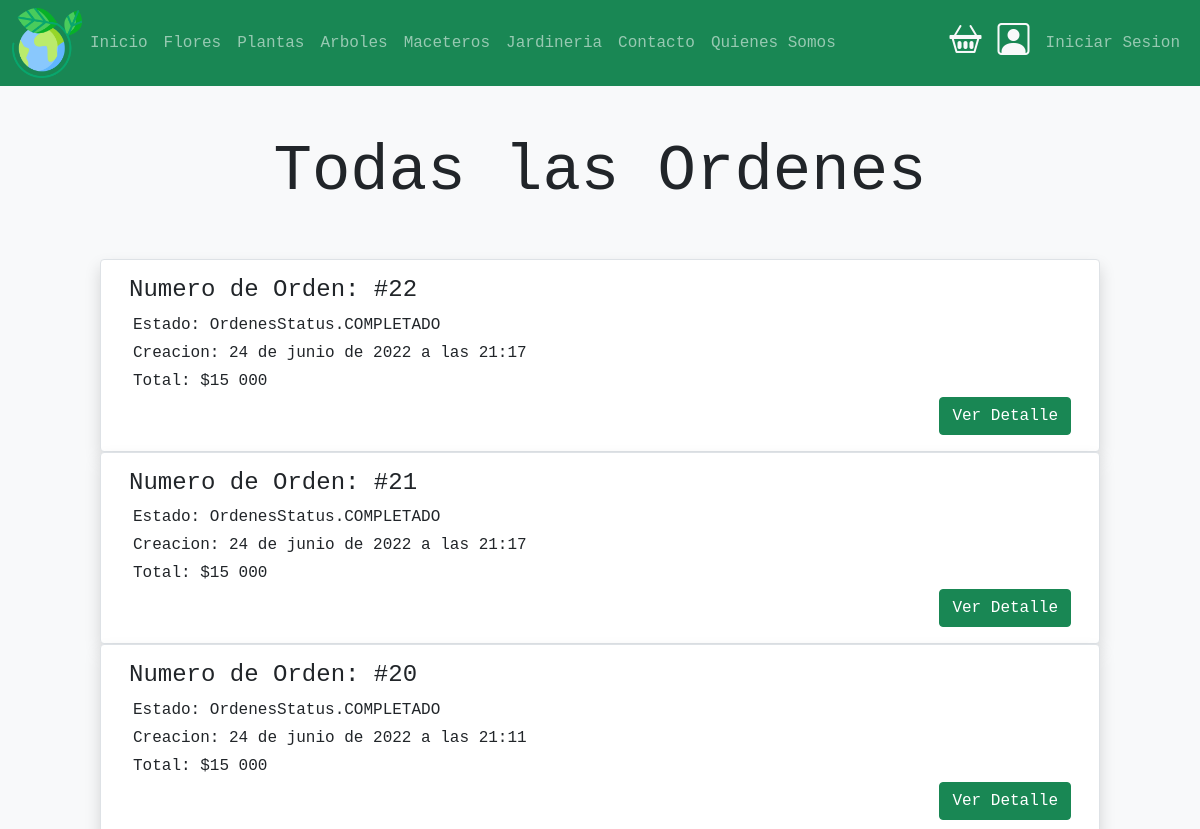
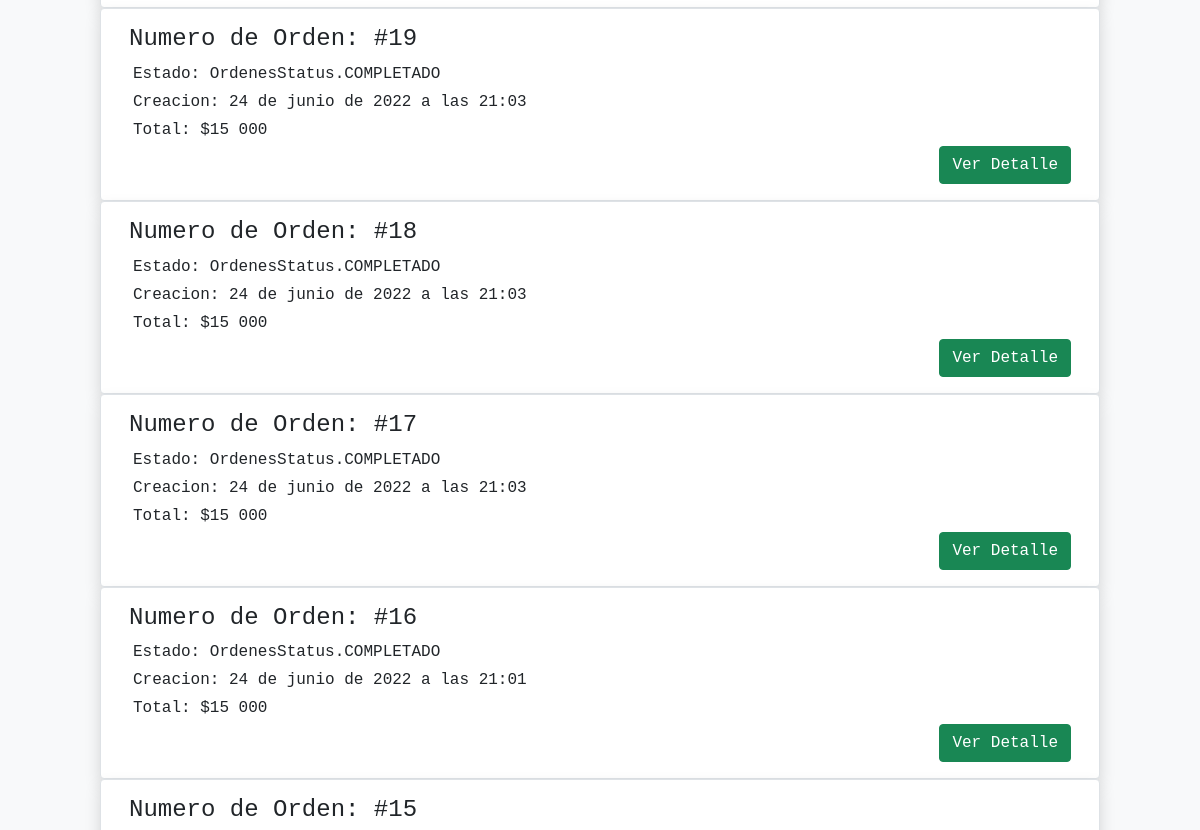
/orden/allOrdenes (upper part), run on an earlier commit of the app's database (2 pictures, top to bottom).
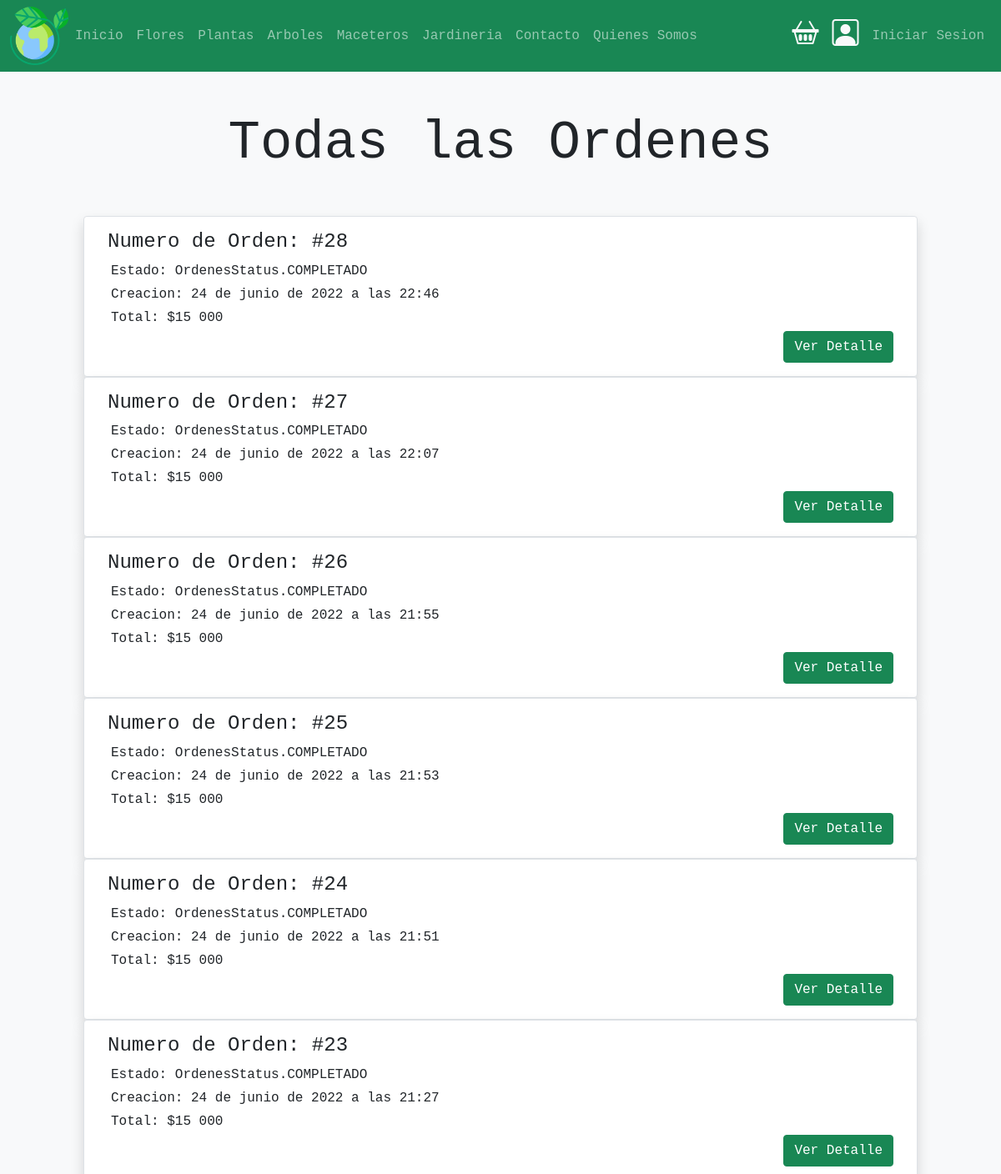
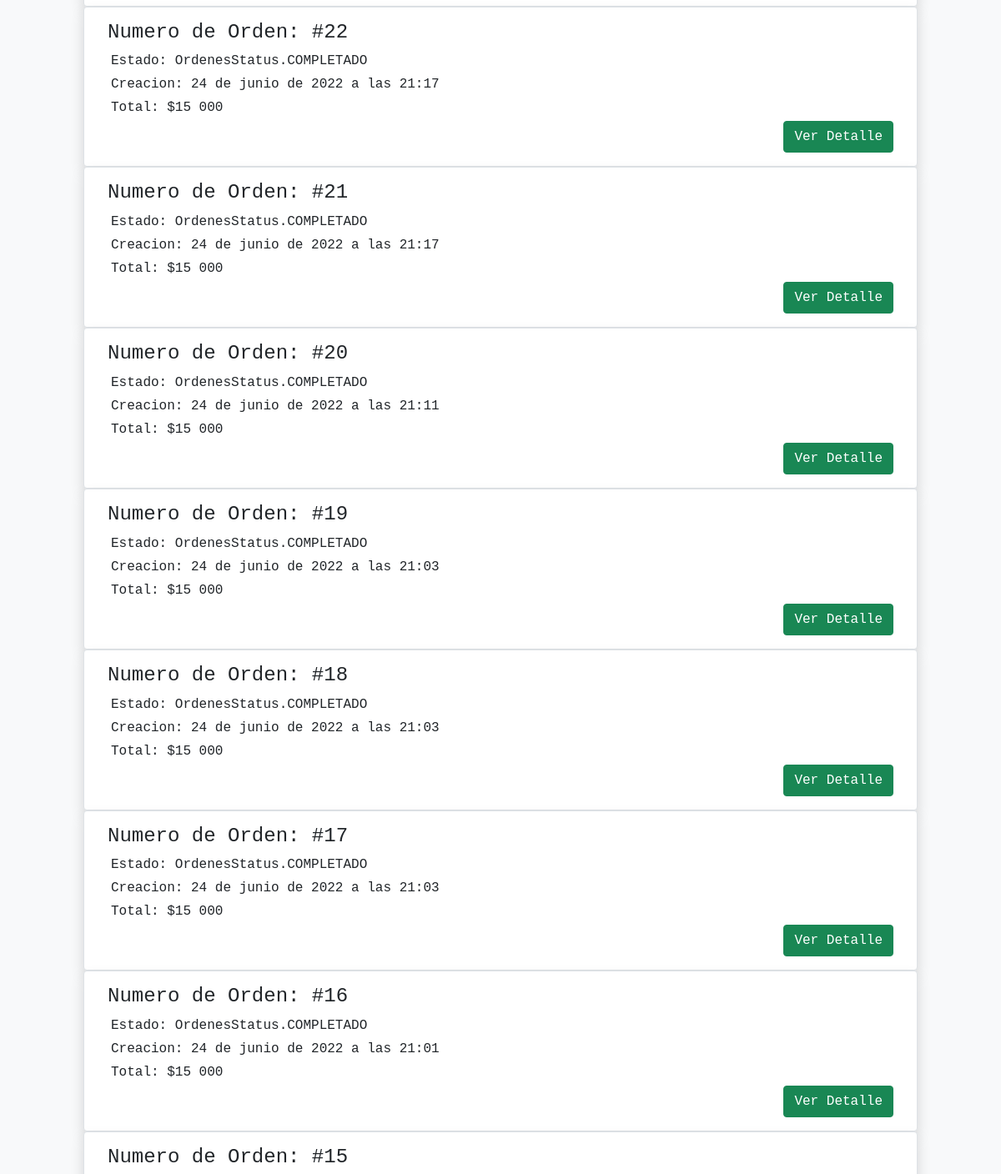
And on a later commit of the database (2 pictures, top to bottom).
### ordenes/models.py (models this page shows, shortened)
class Ordenes(models.Model):
    orden_id = models.CharField(max_length=100, null=False, blank=False, unique=True)
    usuario = models.ForeignKey(User, on_delete = models.CASCADE)
    carrito = models.ForeignKey(Carrito, on_delete = models.CASCADE)
    status = models.CharField(max_length=50, choices=choices, default=OrdenesStatus.CREADO)
    total = models.IntegerField(default=0)
    envio = models.IntegerField(default=15000)
    creacion = models.DateTimeField(auto_now_add=True)
    direccion_envio = models.CharField( max_length=200 ,null=True , blank=True,)

### ordenes/views.py (the view)
# urls.py: path('allOrdenes', views.allOrdenes , name='allOrdenes'),
def allOrdenes(request):
    ordenes = Ordenes.objects.all().order_by('-id')
    return render(request,'ordenes/allOrdenes.html',{ 'ordenes':ordenes})

### ordenes/templates/ordenes/allOrdenes.html (shortened to what this page needs)
{% extends 'base.html' %}
{% load static %}
{% load humanize %}
{% block contenido %}
<section>
    <div class="p-5 bg-light">
        <div class="container">
            <h1 class="display-3 text-center bg-light">Todas las Ordenes</h1>
        </div>
        <section>
            <div class="container mb-3 mt-5">
                <div class="row">
                    {% for orden in ordenes %}
                    <div class="card border rounded shadow">
                        <div class="card-body">
                            <h4 class="card-title"> Numero de Orden: #{{ orden.id}}</h4>
                            <p class="card-text m-1">Estado: {{orden.status}} </p>
                            <p class="card-text m-1"> Creacion: {{ orden.creacion}} </p>
                            <p class="card-text m-1"> Total: ${{ orden.total | intcomma}} </p>
                            <div class="d-flex justify-content-end">
                                <a href="{% url 'ordenes:detalleCompra'  orden.carrito_id %}" class="btn btn-success" role="button"> Ver Detalle</a>
                            </div>
                        </div>
                    </div>
                    {% endfor %}
                </div>
            </div>
        </section>
    </div>
</section>
{% endblock contenido %}

### templates/base.html (shortened to what this page needs)
{% load static %}
<!DOCTYPE html>
<html lang="es">
<head>
    <link href="https://cdn.jsdelivr.net/npm/bootstrap@5.1.3/dist/css/bootstrap.min.css" rel="stylesheet">
    <link rel="stylesheet" href="https://cdn.jsdelivr.net/npm/bootstrap-icons@1.8.2/font/bootstrap-icons.css">
    <link rel="stylesheet" href=" {% static 'css/miestilo.css'%} ">
</head>
<body>
    <header>
        <nav class="navbar navbar-expand-xl navbar-dark bg-success">
            <div class="container-fluid">
                <a href="{% url 'home'%}">
                    <img src="{% static 'img/el-planeta-tierra.png' %}" alt="Logo" style="width: 70px;">
                </a>
                <div class="collapse navbar-collapse" id="mynavbar">
                    <ul class="navbar-nav me-auto">
                        <li class="nav-item">
                            <a class="nav-link" href="{% url 'home' %}">Inicio</a>
                        </li>
                        <li class="nav-item">
                            <a class="nav-link" href="{% url 'flores' %}">Flores</a>
                        </li>
                        <li class="nav-item">
                            <a class="nav-link" href="{% url 'plantas' %}">Plantas</a>
                        </li>
                        <li class="nav-item">
                            <a class="nav-link" href="{% url 'arboles' %}">Arboles</a>
                        </li>
                        <li class="nav-item">
                            <a class="nav-link" href="{% url 'maceteros' %}">Maceteros</a>
                        </li>
                        <li class="nav-item">
                            <a class="nav-link" href="{% url 'jardineria' %}">Jardineria</a>
                        </li>
                        <li class="nav-item">
                            <a class="nav-link" href="{% url 'contacto'%}">Contacto</a>
                        </li>
                        <li class="nav-item">
                            <a class="nav-link" href="{% url 'quienesSomos'%}">Quienes Somos</a>
                        </li>
                    </ul>
                    <div class="d-flex m-1">
                        <a href="{% url 'carrito:carrito'%}" class="text-light">
                            <i class="bi bi-basket2 p-1" style="font-size: 2rem;"></i>
                        </a>
                    </div>
                    <div class="d-flex m-2">
                        {% if user.is_authenticated %}
                            <a href="{% url 'perfil'%}" class="text-light">
                                <i class="bi bi-person-square" style="font-size: 2rem;"></i>
                            </a>
                        {% else%}
                            <a href="{% url 'login' %}" class="text-light">
                                <i class="bi bi-person-square" style="font-size: 2rem;"></i>
                            </a>
                        {% endif %}
                    </div>
                    <ul class="navbar-nav ">
                        {% if user.is_authenticated %}
                        <li class="nav-item">
                            <a class="nav-link" href="{% url 'perfil'%}">@{{ user.username }}</a>
                        </li>
                        <li class="nav-item">
                            <a class="nav-link" href="{% url 'logout' %}">Cerrar sesion</a>
                        </li>
                        {% else%}
                        <li class="nav-item d-flex">
                            <a class="nav-link" href="{% url 'login' %}">Iniciar Sesion</a>
                        </li>
                        {% endif %}
                    </ul>
                </div>
            </div>
        </nav>
    </header>
{% block contenido %}
{% endblock contenido %}
</body>
</html>

### static/css/miestilo.css (style rules this page uses)
body { font-family: monospace; }
.container { width: 100%; max-width: 1000px; margin: auto; }

What changed in the data, as far as the page shows it:
added Ordenes: id "28", status "OrdenesStatus.COMPLETADO", creacion "24 de junio de 2022 a las 22:46", total "15 000"
added Ordenes: id "27", status "OrdenesStatus.COMPLETADO", creacion "24 de junio de 2022 a las 22:07", total "15 000"
added Ordenes: id "26", status "OrdenesStatus.COMPLETADO", creacion "24 de junio de 2022 a las 21:55", total "15 000"
added Ordenes: id "25", status "OrdenesStatus.COMPLETADO", creacion "24 de junio de 2022 a las 21:53", total "15 000"
added Ordenes: id "24", status "OrdenesStatus.COMPLETADO", creacion "24 de junio de 2022 a las 21:51", total "15 000"
added Ordenes: id "23", status "OrdenesStatus.COMPLETADO", creacion "24 de junio de 2022 a las 21:27", total "15 000"
